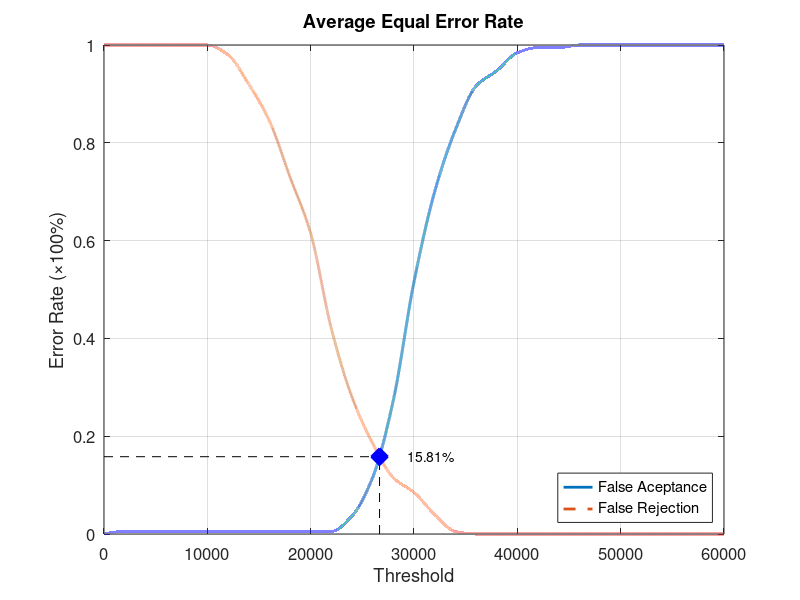
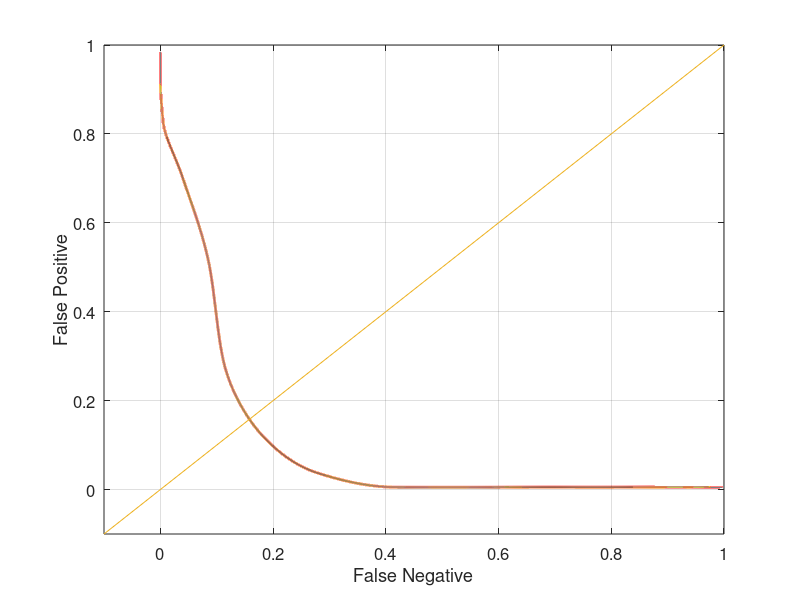

MATLAB code to generate these figures, in order:
function yEER = Database2_3
close all;
clear;
clc;
x = 0:2000:60000;
xq = 0:0.5:60000;

y0 = [0 0.00526316 0.00526316 0.00526316 0.00526316 0.00526316 0.00526316 0.00526316 0.00526316 0.00526316 0.00526316 0.00526316 0.0368421 0.115789 0.273684 0.515789 0.7 0.826316 0.915789 0.947368 0.984211 0.994737 0.994737 1 1 1 1 1 1 1 1];
yy0 = interp1(x, y0, xq, 'pchip');
y1 = [1 1 1 1 1 1 0.98 0.92 0.845 0.73 0.615 0.42 0.28 0.185 0.115 0.085 0.04 0.005 0 0 0 0 0 0 0 0 0 0 0 0 0];
yy1 = interp1(x, y1, xq, 'pchip');

% Calculating EER: 
y2 = abs(y0 - y1);
find(y2 == min(y2))
yy2 = abs(yy0 - yy1);
xEER = find(yy2 == min(yy2));
xEERIndex = xq(xEER) % X-axis EER
yEER = yy0(xEER) % Y-axis EER

main = figure
plot(xq, yy0,'-','LineWidth', 2);	hold on
plot(xq, yy1,'--','LineWidth', 2);	hold on
plot([xEERIndex xEERIndex], [0 yEER], 'k--');	hold on
plot([0 xEERIndex], [yEER yEER], 'k--');	hold on
plot(xEERIndex, yEER, 'bx', 'LineWidth', 10);	hold on
text(xEERIndex + 10 * xEERIndex / 100, yEER, [num2str(round((10000 * yEER)) / 100) '%'])
legend('False Aceptance', 'False Rejection', 'Location', 'SouthEast')
xlabel('Threshold')
ylabel('Error Rate (\times100%)')
title('Average Equal Error Rate')
set(gca, 'FontSize', 12)
axis([0 60000 0 1])
grid on

print(main, 'Database2_3Main', '-dpng');
FNRxFPR = figure('Color', [1 1 1]);
plot(yy1, yy0, '-', yy1, yy0, 'LineWidth', 2);
hold on
y = -0.1:0.1:1
plot(y, y); 
set(gca, 'FontSize', 12)
xlabel('False Negative')
ylabel('False Positive')
axis([-0.1 1 -0.1 1])
set(gca, 'FontSize', 12)
grid on

print(FNRxFPR, 'Database2_3FNRxFPR','-dpng');
end
